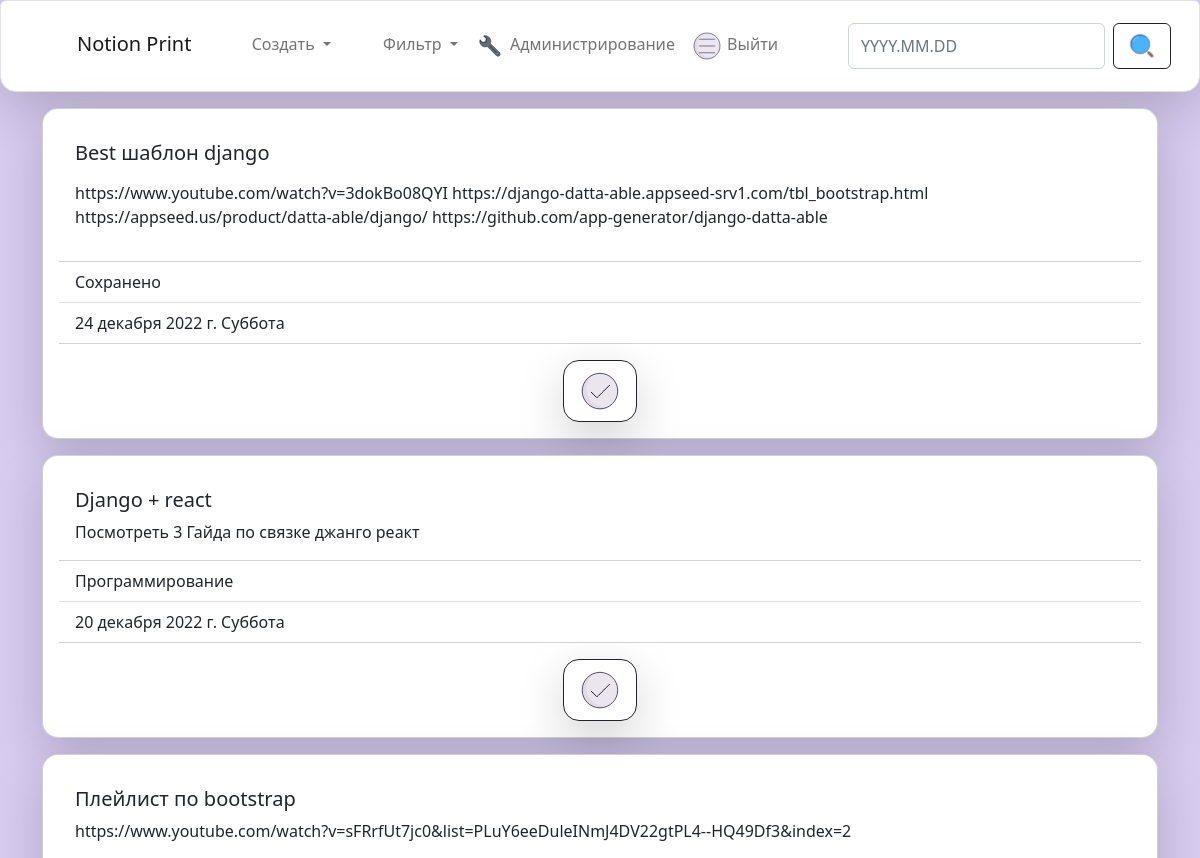
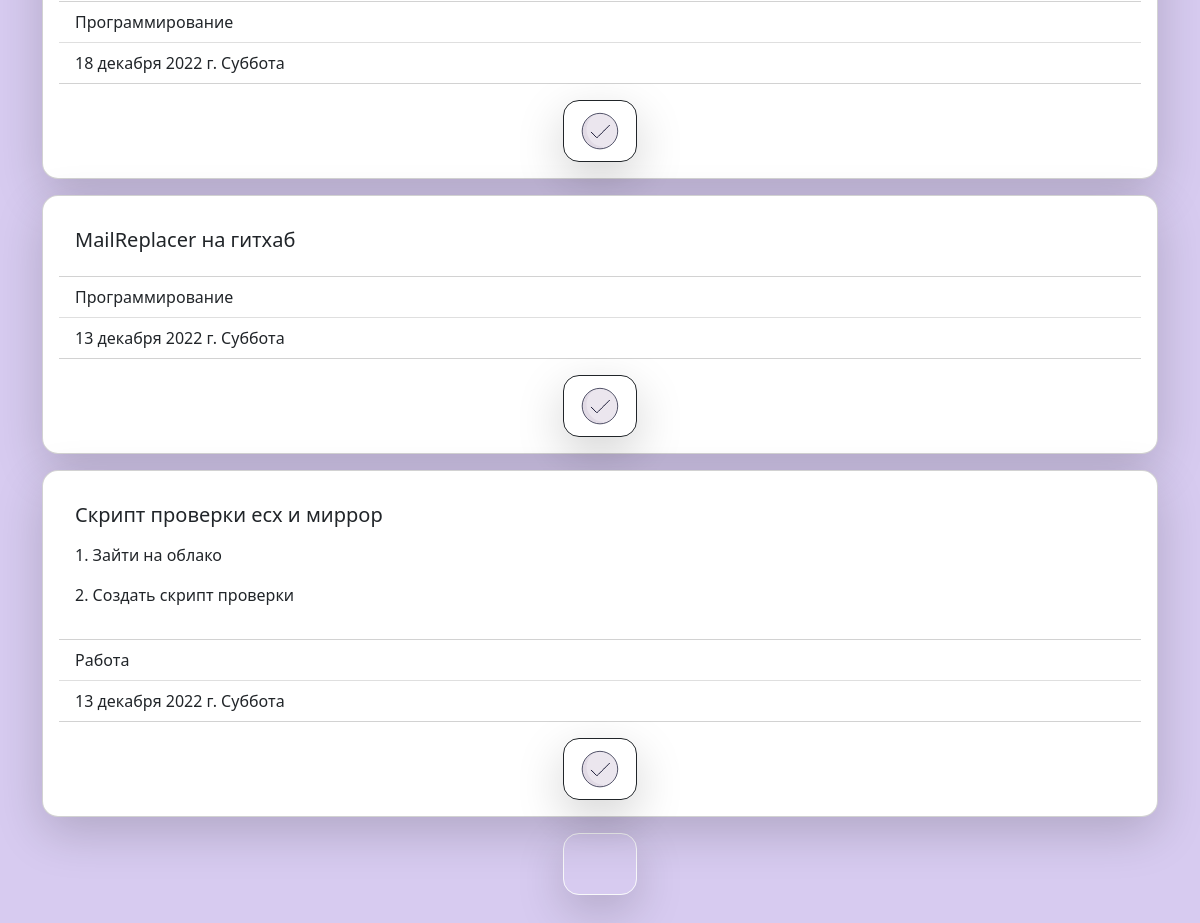
/?appoint_to__gte=2022-11-24&appoint_to__lt=2022-12-25 (signed in), run on the app's committed database (2 pictures, top to bottom).
### Notion/models.py (models this page shows, shortened)
class Task(models.Model):
    title = models.CharField(max_length=255, db_index=True, verbose_name='Заголовок задачи')
    content = models.TextField(blank=True, verbose_name='Текст задачи')
    created_at = models.DateTimeField(auto_now_add=True, verbose_name='Создано')
    update_at = models.DateTimeField(auto_now=True, verbose_name='Изменено')
    appoint_to = models.DateField(verbose_name='Назначено на')
    photo = models.ImageField(upload_to='photos/%Y/%m/%d/',blank=True, verbose_name='Прикрепленное фото')
    active = models.BooleanField(default=True, verbose_name='Активна')
    typing = models.ForeignKey('Typing', on_delete=models.PROTECT, null=True, verbose_name='Тип задачи')
    class Meta:
        verbose_name = 'Задача'
        verbose_name_plural = 'Задачи'
        ordering = ['-created_at']

class Typing(models.Model):
    title = models.CharField(max_length=255, db_index=True, verbose_name='Тип задачи')
    def __str__(self) -> str:
        return self.title
    class Meta:
        verbose_name = 'Тип'
        verbose_name_plural = 'Типы'
        ordering = ['title']

### Notion/views.py (the view)
# urls.py: path('', Home.as_view(), name='home')
class Home(LoginRequiredMixin, ListView):
    model = Task
    template_name = 'Notion/home.html'
    login_url = '/login/'
    context_object_name = 'task_list'
    def get_context_data(self, **kwargs):
        context = super().get_context_data(**kwargs)
        context['weekday'] = get_weekday(self.current_date)
        context['now_date'] = get_now_date()
        return context
    def get(self, request, *args, **kwargs) -> HttpResponse:
        self.current_date = request.GET.get('search', get_now_date())
        self.appoint_to__gte = request.GET.get('appoint_to__gte', None)
        self.appoint_to__lt = request.GET.get('appoint_to__lt', None)
        return super().get(request, *args, **kwargs)
    def get_queryset(self):
        if self.appoint_to__gte!=None and self.appoint_to__lt!=None:
            return Task.objects.filter(active=True, appoint_to__gte=self.appoint_to__gte, appoint_to__lt=self.appoint_to__lt).select_related('typing')
        return Task.objects.filter(active=True, appoint_to=self.current_date).select_related('typing')

### Notion/templatetags/custom_filters.py (called while the page is built)
@register.simple_tag(name = 'get_categories')
def get_categories(task_list):
    if len(task_list)!=0:
        return str(task_list[0].appoint_to)
    return False

@register.simple_tag(name= 'get_dates')
def get_dates(now, period):
    def to_str(date):
        return date.strftime('%Y-%m-%d')
    now_date = datetime.strptime(now, "%Y-%m-%d")
    if period=='week':
        return f"?appoint_to__gte={to_str(now_date-timedelta(7))}&appoint_to__lt={to_str(now_date+timedelta(1))}"
    elif period=='month':
        return f"?appoint_to__gte={to_str(now_date-timedelta(30))}&appoint_to__lt={to_str(now_date+timedelta(1))}"

### Notion/views.py (called while the page is built)
def get_now_date():
    return datetime.today().strftime('%Y-%m-%d')

def get_weekday(date):
    day_index = datetime.isoweekday(datetime.strptime(date, "%Y-%m-%d"))
    if day_index==1: return 'Понедельник'
    elif day_index==2: return 'Вторник'
    elif day_index==3: return 'Среда'
    elif day_index==4: return 'Четверг'
    elif day_index==5: return 'Пятница'
    elif day_index==6: return 'Суббота'
    elif day_index==7: return 'Воскресенье'

### Notion/templates/Notion/home.html (shortened to what this page needs)
{% extends 'base.html' %}
{% block container %}
<div class="container">
    {% for task in task_list %}
    <div class="card mt-3 shadow-lg p-3 mb-2 bg-body rounded-4">
        <div class="card-body">
            <h5 class="card-title">{{task.title|capfirst}}</h5>
            <p class="card-text">{{task.content|safe}}</p>
        </div>
        <ul class="list-group list-group-flush">
            <li class="list-group-item">{{task.typing|capfirst}}</li>
            <li class="list-group-item">{{task.appoint_to}} {{weekday}}</li>
        </ul>
        {% include 'Notion/include/_button_deactivate.html' %}
    </div>
{% endfor %}
    <div class="row">
        <div class="col text-center">
        {% include 'Notion/include/_button_print.html' %}
        </div>
    </div>
</div>
{% endblock %}

### Notion/templates/Notion/include/_button_deactivate.html
{% load static %}
<button class="m-auto mt-3 btn btn-outline-dark shadow-lg rounded-4" type="submit" id="deactivate_{{task.pk}}"
  onclick="deactivate(this)">
  <lord-icon src="{% static 'icons/approve.json' %}" trigger="hover" style="width:48px;height:48px">
  </lord-icon>
</button>

### data on the page
Task: title "Best шаблон django", content "https://www.youtube.com/watch?v=3dokBo08QYI https://django-datta-able.appseed-srv1.com/tbl_bootstrap.html https://appseed.us/product/datta-able/django/ https://github.com/app-generator/django-datta-able", typing "Сохранено", appoint_to "24 декабря 2022 г.", weekday "Суббота"
Task: title "Django + react", content "Посмотреть 3 Гайда по связке джанго реакт", typing "Программирование", appoint_to "20 декабря 2022 г.", weekday "Суббота"
Task: title "Плейлист по bootstrap", content "https://www.youtube.com/watch?v=sFRrfUt7jc0&list=PLuY6eeDuleINmJ4DV22gtPL4--HQ49Df3&index=2", typing "Программирование", appoint_to "18 декабря 2022 г.", weekday "Суббота"
Task: title "MailReplacer на гитхаб", typing "Программирование", appoint_to "13 декабря 2022 г.", weekday "Суббота"
Task: title "Скрипт проверки есх и миррор", content "1. Зайти на облако 2. Создать скрипт проверки", typing "Работа", appoint_to "13 декабря 2022 г.", weekday "Суббота"
